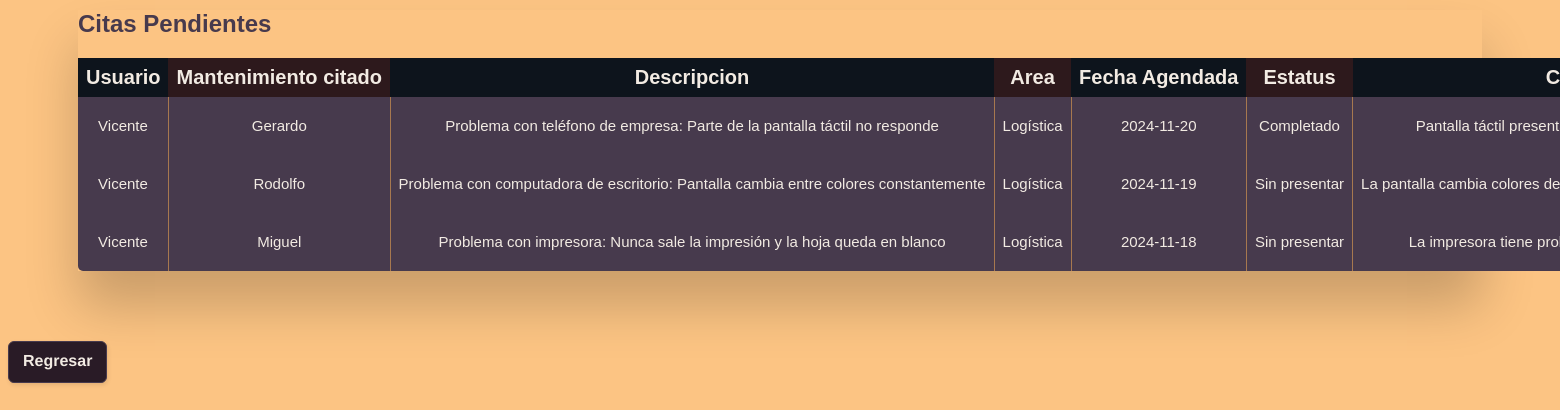
Page /tablacitasUsuario.php (signed in) on the committed database.
### tables this page shows
CREATE TABLE `citas` (
  `ID` int(11) NOT NULL,
  `IdUsuario` int(11) NOT NULL,
  `IdProblema` int(11) NOT NULL,
  `IdMantenimiento` int(11) NOT NULL,
  `FechaAgendada` date NOT NULL DEFAULT current_timestamp(),
  `Estatus` varchar(25) DEFAULT 'Activa',
  `Comentario` text DEFAULT NULL
);

CREATE TABLE `mantenimiento` (
  `ID` int(11) NOT NULL,
  `Nombre` varchar(40) NOT NULL,
  `Ocupación` varchar(40) NOT NULL,
  `Contraseña` varchar(35) NOT NULL
);

CREATE TABLE `problema` (
  `ID` int(11) NOT NULL,
  `Descripción` varchar(255) NOT NULL,
  `Estatus` varchar(20) NOT NULL
);

### tablacitasUsuario.php (the view, shortened to what this page needs)
<?php
require_once("conn.php");
$queryCC = $conn -> prepare("SELECT * FROM citas WHERE IDUsuario = ?");
$queryCC->bind_param("i",$_SESSION['idUsuario']);
if ($queryCC->execute())
{
   echo '
   <link rel="stylesheet" href="css/Guti.css">
<div class="table-wrapper" role="region" tabindex="0">
<table class="fl-table">
    <h2>Citas Pendientes</h2>
    <thead>
        <tr>
            <th>Usuario</th>
            <th>Mantenimiento citado</th>
            <th>Descripcion</th>
            <th>Area</th>
            <th>Fecha Agendada</th>
            <th>Estatus</th>
            <th>Comentario</th>
            <th>Editar Comentario</th>
            <th>Editar Estado</th>
            <th></th>
        </tr>
        </thead>';
        $resultCC = $queryCC->get_result();
        while($rowCC = $resultCC->fetch_assoc())
        {
            $idCitaActual = $rowCC['ID'];
            $idMantenimiento = $rowCC['IdMantenimiento'];
            $idProblemaActual = $rowCC['IdProblema'];
            $fechaActual = $rowCC['FechaAgendada'];
            $estatusActual = $rowCC['Estatus'];
            $comentarioActual = $rowCC['Comentario'];
            $queryCN = $conn -> prepare("SELECT * FROM mantenimiento WHERE ID = ?");
            $queryCN->bind_param("i",$idMantenimiento);
            $queryCN->execute();
            $resultCN = $queryCN->get_result();
            $rowCN = $resultCN->fetch_assoc();
            $nombreMantenimiento = $rowCN['Nombre'];
            $queryCDE = $conn -> prepare("SELECT * FROM problema WHERE ID = ?");
            $queryCDE->bind_param("i",$idProblemaActual);
            $queryCDE->execute();
            $resultCDE = $queryCDE->get_result();
            $rowCDE = $resultCDE->fetch_assoc();
            $descProblemaActual = $rowCDE['Descripción'];
            $nombreUsuarioActual = $_SESSION['nombreUsuario'];
            $areaProblemaActual = $_SESSION['areaUsuario'];
            echo '
            <tbody>
            <tr>
            <td>'.htmlspecialchars($nombreUsuarioActual).'</td>
            <td>'.htmlspecialchars($nombreMantenimiento).'</td>
            <td>'.htmlspecialchars($descProblemaActual).'</td>
            <td>'.htmlspecialchars($areaProblemaActual).'</td>
            <td>'.htmlspecialchars($fechaActual).'</td>
            <td>'.htmlspecialchars($estatusActual).'</td>
            <td>'.htmlspecialchars($comentarioActual).'</td>
            <form method="post" action="actualizarCita.php">
            <input type="text" name="id" value="'.htmlspecialchars($idCitaActual).'" style="display:none;"/>
            <td>
                    <input class="input1" type="text" name="comentario"></input>
            </td>
            <td>
                <select class="Select1" name="estatus" value="Activa" selected required>
                    <option value="Activa">Activa</option>
                    <option value="Sin presentar">Sin presentar</option>
                    <option value="Completa">Completa</option>
                </select>
            </td>
            <td><button class="boton1" >Actualizar</button></td>
            </form>
            </tr>
            </tbody>';
        }
echo<<<HTML
        <tbody></tbody>
      </table>
      <div style="margin-top:8px"></div>
      </div>
      <form action="index.php">
      <button class="boton1">Regresar</button>
      </form>
      HTML;
}
else
{
         echo'o no has citado algo o ocurrio un problema lol chupalo';
}
?>

### css/Guti.css (style rules this page uses)
* { box-sizing: border-box; -webkit-box-sizing: border-box; -moz-box-sizing: border-box; }
.table-wrapper { margin: 10px 70px 70px; box-shadow: 0px 35px 50px rgba( 0, 0, 0, 0.2 ); }
.table-wrapper h2 { color: #473A4D; }
.fl-table { border-radius: 5px; font-size: 12px; font-weight: normal; border: none; border-collapse: collapse; width: 100%; max-width: 100%; white-space: nowrap; background-color: #473A4D; }
.fl-table td, .fl-table th { text-align: center; padding: 8px; color: #F2EBE3; font-size: 20px; }
.fl-table td { border-right: 1px solid #A7784F; font-size: 15px; }
.fl-table thead th { color: #F2EBE3; background: #2D191C; }
.fl-table thead th:nth-child(odd) { color: #F2EBE3; background: #0D141C; }
.boton1 { background: #291B26; border: 1px solid #473A4D; border-radius: 6px; box-shadow: rgba(0, 0, 0, 0.1) 1px 2px 4px; box-sizing: border-box; color: #F2EBE3; cursor: pointer; display: inline-block; font-size: 16px; font-weight: 800; line-height: 16px; min-height: 40px; outline: 0; padding: 12px 14px; text-align: center; text-rendering: geometricprecision; text-transform: none; user-select: none; -webkit-user-select: none; touch-action: manipulation; vertical-align: middle; }

### rows in the picture
citas: nombreUsuarioActual "Vicente", IdMantenimiento.Nombre "Gerardo", IdProblema.Descripción "Problema con teléfono de empresa: Parte de la pantalla táctil no responde", areaProblemaActual "Logística", FechaAgendada "2024-11-20", Estatus "Completado", Comentario "Pantalla táctil…"
citas: nombreUsuarioActual "Vicente", IdMantenimiento.Nombre "Rodolfo", IdProblema.Descripción "Problema con computadora de escritorio: Pantalla cambia entre colores constantemente", areaProblemaActual "Logística", FechaAgendada "2024-11-19", Estatus "Sin presentar", Comentario "La pantalla cambia colores…"
citas: nombreUsuarioActual "Vicente", IdMantenimiento.Nombre "Miguel", IdProblema.Descripción "Problema con impresora: Nunca sale la impresión y la hoja queda en blanco", areaProblemaActual "Logística", FechaAgendada "2024-11-18", Estatus "Sin presentar", Comentario "La impresora tiene…"
